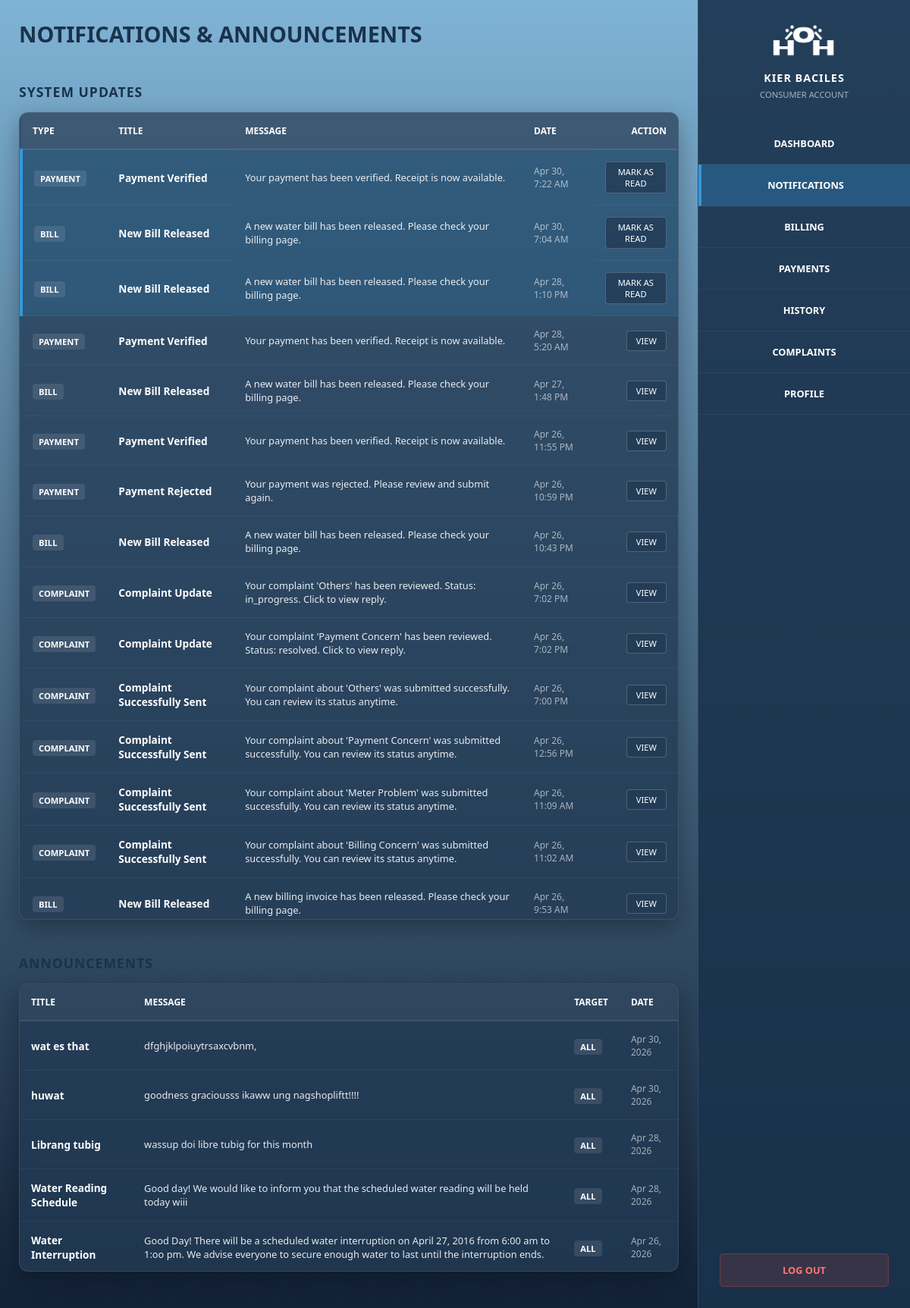
/user_notifications.php (signed in), run on the app's committed database.
### tables this page shows
CREATE TABLE `notifications` (
  `id` int(11) NOT NULL,
  `user_id` int(11) DEFAULT NULL,
  `role_target` varchar(50) DEFAULT 'admin',
  `title` varchar(150) DEFAULT NULL,
  `message` text DEFAULT NULL,
  `status` enum('unread','read') DEFAULT 'unread',
  `created_at` timestamp NOT NULL DEFAULT current_timestamp(),
  `type` varchar(50) DEFAULT NULL,
  `link` varchar(255) DEFAULT NULL
);

CREATE TABLE `announcements` (
  `id` int(11) NOT NULL,
  `title` varchar(150) DEFAULT NULL,
  `message` text DEFAULT NULL,
  `barangay` varchar(100) DEFAULT NULL,
  `target_type` enum('everyone','barangay') DEFAULT 'everyone',
  `posted_by` int(11) DEFAULT NULL,
  `announcement_date` date DEFAULT NULL,
  `created_at` timestamp NOT NULL DEFAULT current_timestamp()
);

CREATE TABLE `users` (
  `id` int(11) NOT NULL,
  `first_name` varchar(50) DEFAULT NULL,
  `last_name` varchar(50) DEFAULT NULL,
  `email` varchar(100) DEFAULT NULL,
  `contact_no` varchar(20) DEFAULT NULL,
  `password` varchar(255) DEFAULT NULL,
  `role` enum('user','admin','accountant','agent') DEFAULT 'user',
  `meter_number` varchar(50) DEFAULT NULL,
  `barangay` varchar(100) DEFAULT NULL,
  `street` varchar(100) DEFAULT NULL,
  `status` enum('active','inactive') DEFAULT 'active',
  `created_at` timestamp NOT NULL DEFAULT current_timestamp(),
  `user_code` varchar(50) DEFAULT NULL,
  `avatar` varchar(255) DEFAULT 'default.png'
);

### user_notifications.php (the view, shortened to what this page needs)
<?php
include "db.php";
$user_id = $_SESSION['user_id'];
$user = $conn->query("SELECT * FROM users WHERE id='$user_id'")->fetch_assoc();
$system_notifications = $conn->query("
    SELECT * FROM notifications
    WHERE user_id='$user_id' AND role_target='user'
    ORDER BY created_at DESC
");
$announcements = $conn->query("
    SELECT * FROM announcements
    WHERE target_type='everyone'
    OR (target_type='barangay' AND barangay='{$user['barangay']}')
    ORDER BY created_at DESC
");
?>
<!DOCTYPE html>
<html lang="en">
<head>
    <link rel="stylesheet" href="styles/user_design.css">
</head>
<body id="mainBody">
    <div class="main-content">
        <div class="header-row">
            <h1>NOTIFICATIONS & ANNOUNCEMENTS</h1>
        </div>
        <h2>System Updates</h2>
        <div class="glass-panel">
            <div class="table-area">
                <?php if($system_notifications->num_rows > 0): ?>
                <table class="data-table">
                    <thead>
                        <tr>
                            <th>Type</th>
                            <th>Title</th>
                            <th>Message</th>
                            <th>Date</th>
                            <th style="text-align:right">Action</th>
                        </tr>
                    </thead>
                    <tbody>
                        <?php while($n = $system_notifications->fetch_assoc()):
                            $isUnread = ($n['status'] == 'unread');
                        ?>
                        <tr class="<?php echo $isUnread ? 'unread-row' : ''; ?>">
                            <td><span class="type-badge"><?php echo strtoupper($n['type']); ?></span></td>
                            <td><strong><?php echo $n['title']; ?></strong></td>
                            <td style="font-size: 0.8rem; opacity: 0.9;"><?php echo $n['message']; ?></td>
                            <td style="font-size: 0.75rem; opacity: 0.6;"><?php echo date('M d, g:i A', strtotime($n['created_at'])); ?></td>
                            <td style="text-align:right">
                                <a href="?read=<?php echo $n['id']; ?>">
                                    <button class="open-btn">
                                        <?php echo $isUnread ? "MARK AS READ" : "VIEW"; ?>
                                    </button>
                                </a>
                            </td>
                        </tr>
                        <?php endwhile; ?>
                    </tbody>
                </table>
                <?php else: ?>
                    <p style="padding: 20px; opacity: 0.5; text-align: center;">No system notifications yet.</p>
                <?php endif; ?>
            </div>
        </div>
        <h2>Announcements</h2>
        <div class="glass-panel">
            <div class="table-area">
                <?php if($announcements->num_rows > 0): ?>
                <table class="data-table">
                    <thead>
                        <tr>
                            <th>Title</th>
                            <th>Message</th>
                            <th>Target</th>
                            <th>Date</th>
                        </tr>
                    </thead>
                    <tbody>
                        <?php while($a = $announcements->fetch_assoc()): ?>
                        <tr>
                            <td><strong><?php echo $a['title']; ?></strong></td>
                            <td style="font-size: 0.8rem; opacity: 0.9;"><?php echo $a['message']; ?></td>
                            <td><span class="type-badge"><?php echo ($a['target_type'] == "everyone") ? "ALL" : $a['barangay']; ?></span></td>
                            <td style="font-size: 0.75rem; opacity: 0.6;"><?php echo date('M d, Y', strtotime($a['announcement_date'])); ?></td>
                        </tr>
                        <?php endwhile; ?>
                    </tbody>
                </table>
                <?php else: ?>
                    <p style="padding: 20px; opacity: 0.5; text-align: center;">No announcements yet.</p>
                <?php endif; ?>
            </div>
        </div>
    </div>
    <div class="sidebar-right">
        <img src="assets/logo_name.png" class="side-logo">
        <div class="agent-info">
            <h3><?php echo strtoupper($user['first_name'] . " " . $user['last_name']); ?></h3>
            <p>CONSUMER ACCOUNT</p>
        </div>
        <nav class="nav-menu">
            <a href="user_dashboard.php" class="nav-item">DASHBOARD</a>
            <a href="user_notifications.php" class="nav-item active">NOTIFICATIONS</a>
            <a href="user_billing.php" class="nav-item">BILLING</a>
            <a href="user_payments.php" class="nav-item">PAYMENTS</a>
            <a href="user_history.php" class="nav-item">HISTORY</a>
            <a href="user_complaints.php" class="nav-item">COMPLAINTS</a>
            <a href="profile.php" class="nav-item">PROFILE</a>
        </nav>
        <div class="sidebar-footer">
            <a href="logout.php" class="logout-btn-container">LOG OUT</a>
        </div>
    </div>
</body>
</html>

### styles/user_design.css (style rules this page uses)
:root { --navy-dark: #122136; --navy-panel: rgba(36, 59, 85, 0.8); --blue-light: #9db2bf; --accent-blue: #3498db; --white: #ffffff; --success: #2ecc71; --danger: #e74c3c; }
* { box-sizing: border-box; font-family: 'Segoe UI', Arial, sans-serif; }
body { margin: 0; background: linear-gradient(to bottom, #7fb3d5, #122136); height: 100vh; display: flex; overflow: hidden; opacity: 0; transition: opacity 0.4s ease-in-out; }
.main-content { flex: 1; padding: 25px; display: flex; flex-direction: column; overflow-y: auto; color: white; }
.header-row h1 { color: #1a324d; margin: 0 0 25px 0; font-size: 1.8rem; font-weight: 800; }
.glass-panel { background: var(--navy-panel); border-radius: 12px; box-shadow: 0 10px 30px rgba(0,0,0,0.3); color: white; margin-bottom: 25px; overflow: auto; backdrop-filter: blur(10px); border: 1px solid rgba(255,255,255,0.1); }
.table-area, .main-content { scrollbar-width: thin; scrollbar-color: rgba(52, 152, 219, 0.4) transparent; }
.data-table { width: 100%; border-collapse: collapse; }
.data-table th { background: rgba(255,255,255,0.05); padding: 15px; text-align: left; font-size: 0.75rem; text-transform: uppercase; border-bottom: 2px solid rgba(255,255,255,0.1); }
.data-table td { padding: 15px; font-size: 0.85rem; border-bottom: 1px solid rgba(255,255,255,0.05); }
.sidebar-right { width: 280px; background-color: rgba(26, 50, 77, 0.9); height: 100vh; display: flex; flex-direction: column; align-items: center; padding-top: 30px; border-left: 1px solid rgba(255,255,255,0.1); }
.side-logo { width: 100px; margin-bottom: 10px; }
.agent-info { color: white; text-align: center; margin-bottom: 30px; }
.agent-info h3 { margin: 5px 0; font-size: 0.9rem; letter-spacing: 1px; }
.agent-info p { margin: 0; font-size: 0.7rem; opacity: 0.6; text-transform: uppercase; }
.nav-menu { width: 100%; }
.nav-item { display: block; width: 100%; padding: 18px; text-decoration: none; color: white; text-align: center; font-weight: bold; font-size: 0.8rem; border-bottom: 1px solid rgba(255,255,255,0.05); transition: 0.3s; }
.nav-item:hover, .nav-item.active { background-color: rgba(52, 152, 219, 0.3); border-left: 4px solid var(--accent-blue); }
.sidebar-footer { margin-top: auto; padding-bottom: 30px; width: 80%; }
.logout-btn-container { display: block; text-decoration: none; background: rgba(231, 76, 60, 0.15); color: #ff7675; text-align: center; padding: 12px; border-radius: 5px; font-weight: bold; font-size: 0.8rem; border: 1px solid rgba(231, 76, 60, 0.3); transition: 0.3s; }
.main-content h2 { font-size: 1.1rem; margin: 20px 0 15px 0; color: #1a324d; text-transform: uppercase; letter-spacing: 1px; }
.unread-row { background: rgba(52, 152, 219, 0.15) !important; border-left: 4px solid var(--accent-blue); }
.type-badge { font-size: 0.7rem; padding: 3px 8px; border-radius: 4px; background: rgba(255, 255, 255, 0.1); font-weight: bold; }
.open-btn { background: var(--navy-panel); color: white; border: 1px solid rgba(255, 255, 255, 0.2); padding: 5px 12px; border-radius: 4px; font-size: 0.7rem; cursor: pointer; transition: 0.3s; }

### data on the page
notifications: type "PAYMENT", title "Payment Verified", message "Your payment has been verified. Receipt is now available.", created_at "Apr 30, 7:22 AM", status "MARK AS READ"
notifications: type "BILL", title "New Bill Released", message "A new water bill has been released. Please check your billing page.", created_at "Apr 30, 7:04 AM", status "MARK AS READ"
notifications: type "BILL", title "New Bill Released", message "A new water bill has been released. Please check your billing page.", created_at "Apr 28, 1:10 PM", status "MARK AS READ"
notifications: type "PAYMENT", title "Payment Verified", message "Your payment has been verified. Receipt is now available.", created_at "Apr 28, 5:20 AM", status "VIEW"
notifications: type "BILL", title "New Bill Released", message "A new water bill has been released. Please check your billing page.", created_at "Apr 27, 1:48 PM", status "VIEW"
notifications: type "PAYMENT", title "Payment Verified", message "Your payment has been verified. Receipt is now available.", created_at "Apr 26, 11:55 PM", status "VIEW"
notifications: type "PAYMENT", title "Payment Rejected", message "Your payment was rejected. Please review and submit again.", created_at "Apr 26, 10:59 PM", status "VIEW"
notifications: type "BILL", title "New Bill Released", message "A new water bill has been released. Please check your billing page.", created_at "Apr 26, 10:43 PM", status "VIEW"
notifications: type "COMPLAINT", title "Complaint Update", message "Your complaint 'Others' has been reviewed. Status: in_progress. Click to view reply.", created_at "Apr 26, 7:02 PM", status "VIEW"
notifications: type "COMPLAINT", title "Complaint Update", message "Your complaint 'Payment Concern' has been reviewed. Status: resolved. Click to view reply.", created_at "Apr 26, 7:02 PM", status "VIEW"
notifications: type "COMPLAINT", title "Complaint Successfully Sent", message "Your complaint about 'Others' was submitted successfully. You can review its status anytime.", created_at "Apr 26, 7:00 PM", status "VIEW"
notifications: type "COMPLAINT", title "Complaint Successfully Sent", message "Your complaint about 'Payment Concern' was submitted successfully. You can review its status anytime.", created_at "Apr 26, 12:56 PM", status "VIEW"
notifications: type "COMPLAINT", title "Complaint Successfully Sent", message "Your complaint about 'Meter Problem' was submitted successfully. You can review its status anytime.", created_at "Apr 26, 11:09 AM", status "VIEW"
notifications: type "COMPLAINT", title "Complaint Successfully Sent", message "Your complaint about 'Billing Concern' was submitted successfully. You can review its status anytime.", created_at "Apr 26, 11:02 AM", status "VIEW"
notifications: type "BILL", title "New Bill Released", message "A new billing invoice has been released. Please check your billing page.", created_at "Apr 26, 9:53 AM", status "VIEW"
announcements: title "wat es that", message "dfghjklpoiuytrsaxcvbnm,", target_type "ALL", announcement_date "Apr 30, 2026"
announcements: title "huwat", message "goodness graciousss ikaww ung nagshopliftt!!!!", target_type "ALL", announcement_date "Apr 30, 2026"
announcements: title "Librang tubig", message "wassup doi libre tubig for this month", target_type "ALL", announcement_date "Apr 28, 2026"
announcements: title "Water Reading Schedule", message "Good day! We would like to inform you that the scheduled water reading will be held today wiii", target_type "ALL", announcement_date "Apr 28, 2026"
announcements: title "Water Interruption", message "Good Day! There will be a scheduled water interruption on April 27, 2016 from 6:00 am to 1:oo pm. We advise everyone to secure enough water to last until the interruption ends.", target_type "ALL", announcement_date "Apr 26, 2026"
users: first_name+last_name "KIER BACILES"
